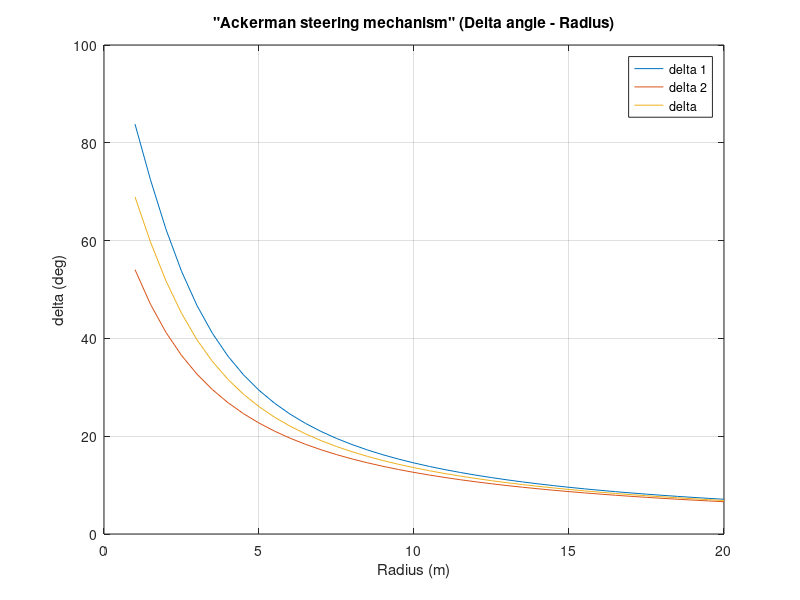

Write MATLAB code to recreate this figure.
%%%%% 
% 
%  Written by Panagiotis Bountouris
%  Semester Project: Go-kart modeling and MPC for donuts drifting maneuvers
%
%%%%%

%%


clear 
close all
clc

%% Define the range of radius R and the vehicle's parameters


R=1:0.5:20;

l=2.4*ones( 1 , length(R) );
w=0.74*2*ones( 1 , length(R) );


%% Calculate delta 1, delta 2 , delta 

for i=1:length(R)
    
d1(i) = rad2deg( atan( l(i) / ( R(i) - w(i)/2 ) ) ) ;

d2(i) = rad2deg( atan( l(i) / ( R(i) + w(i)/2 ) ) ) ;

end

d=(d1+d2)/2;

plot(R,d1,R,d2,R,d)

legend('delta 1','delta 2','delta')


grid on; title(' "Ackerman steering mechanism" (Delta angle - Radius) ');xlabel(' Radius (m) '); ylabel(' delta (deg) '); hold on;  